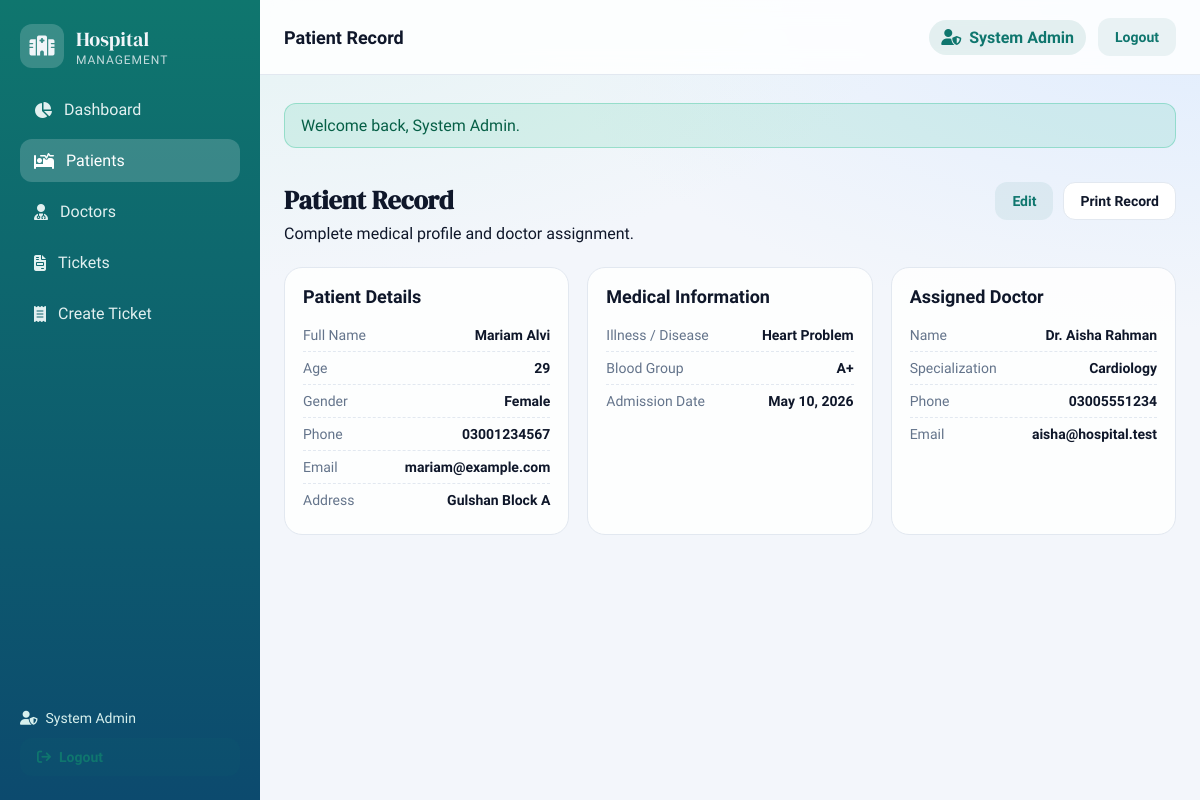
/patient_view.php?id=1 (signed in), run on the app's committed database.
### tables this page shows
CREATE TABLE patients (
    id INT AUTO_INCREMENT PRIMARY KEY,
    full_name VARCHAR(100) NOT NULL,
    age INT NOT NULL,
    gender VARCHAR(20) NOT NULL,
    phone VARCHAR(20) NOT NULL,
    email VARCHAR(120) NOT NULL,
    address VARCHAR(255) NOT NULL,
    disease VARCHAR(120) NOT NULL,
    blood_group VARCHAR(10) NOT NULL,
    admission_date DATE NOT NULL,
    assigned_doctor_id INT DEFAULT NULL,
    created_at TIMESTAMP DEFAULT CURRENT_TIMESTAMP,
    FOREIGN KEY (assigned_doctor_id) REFERENCES doctors(id) ON DELETE SET NULL
);

CREATE TABLE doctors (
    id INT AUTO_INCREMENT PRIMARY KEY,
    name VARCHAR(100) NOT NULL,
    specialization VARCHAR(120) NOT NULL,
    phone VARCHAR(20) NOT NULL,
    email VARCHAR(120) NOT NULL UNIQUE,
    experience INT NOT NULL,
    created_at TIMESTAMP DEFAULT CURRENT_TIMESTAMP
);

### patient_view.php (the view, shortened to what this page needs)
<?php
require_once __DIR__ . '/includes/bootstrap.php';
$patientId = (int)get('id');
$stmt = mysqli_prepare(
    $conn,
    "SELECT p.*, d.name AS doctor_name, d.specialization, d.phone AS doctor_phone, d.email AS doctor_email
     FROM patients p
     LEFT JOIN doctors d ON p.assigned_doctor_id = d.id
     WHERE p.id = ?");
mysqli_stmt_bind_param($stmt, "i", $patientId);
mysqli_stmt_execute($stmt);
$result = mysqli_stmt_get_result($stmt);
$patient = mysqli_fetch_assoc($result);
include __DIR__ . '/includes/header.php';
?>
<div class="page-header">
    <div>
        <h1>Patient Record</h1>
        <p>Complete medical profile and doctor assignment.</p>
    </div>
    <div class="header-actions">
        <a class="btn btn-ghost" href="patient_edit.php?id=<?php echo $patientId; ?>">Edit</a>
        <a class="btn btn-outline" href="patient_print.php?id=<?php echo $patientId; ?>" target="_blank">Print Record</a>
    </div>
</div>
<div class="details-grid">
    <div class="detail-card">
        <h2>Patient Details</h2>
        <div class="detail-row">
            <span>Full Name</span>
            <strong><?php echo e($patient['full_name']); ?></strong>
        </div>
        <div class="detail-row">
            <span>Age</span>
            <strong><?php echo e($patient['age']); ?></strong>
        </div>
        <div class="detail-row">
            <span>Gender</span>
            <strong><?php echo e($patient['gender']); ?></strong>
        </div>
        <div class="detail-row">
            <span>Phone</span>
            <strong><?php echo e($patient['phone']); ?></strong>
        </div>
        <div class="detail-row">
            <span>Email</span>
            <strong><?php echo e($patient['email']); ?></strong>
        </div>
        <div class="detail-row">
            <span>Address</span>
            <strong><?php echo e($patient['address']); ?></strong>
        </div>
    </div>
    <div class="detail-card">
        <h2>Medical Information</h2>
        <div class="detail-row">
            <span>Illness / Disease</span>
            <strong><?php echo e($patient['disease']); ?></strong>
        </div>
        <div class="detail-row">
            <span>Blood Group</span>
            <strong><?php echo e($patient['blood_group']); ?></strong>
        </div>
        <div class="detail-row">
            <span>Admission Date</span>
            <strong><?php echo e(formatDate($patient['admission_date'])); ?></strong>
        </div>
    </div>
    <div class="detail-card">
        <h2>Assigned Doctor</h2>
        <?php if (!empty($patient['doctor_name'])) : ?>
            <div class="detail-row">
                <span>Name</span>
                <strong><?php echo e($patient['doctor_name']); ?></strong>
            </div>
            <div class="detail-row">
                <span>Specialization</span>
                <strong><?php echo e($patient['specialization']); ?></strong>
            </div>
            <div class="detail-row">
                <span>Phone</span>
                <strong><?php echo e($patient['doctor_phone']); ?></strong>
            </div>
            <div class="detail-row">
                <span>Email</span>
                <strong><?php echo e($patient['doctor_email']); ?></strong>
            </div>
        <?php else : ?>
            <p class="muted">No doctor assigned yet.</p>
        <?php endif; ?>
    </div>
</div>
<?php include __DIR__ . '/includes/footer.php'; ?>

### css/style.css (style rules this page uses)
:root { --body-font: "Sora", sans-serif; --heading-font: "DM Serif Display", serif; --bg: #f3f6fb; --surface: rgba(255, 255, 255, 0.86); --surface-strong: #ffffff; --text: #0f172a; --muted: #64748b; --primary: #0f766e; --primary-dark: #0b5f57; --border: #e2e8f0; --shadow-sm: 0 10px 30px rgba(15, 23, 42, 0.08); --shadow-lg: 0 24px 60px rgba(15, 23, 42, 0.18); }
* { margin: 0; padding: 0; box-sizing: border-box; }
body { font-family: var(--body-font); color: var(--text); background: radial-gradient(1200px 600px at 20% -10%, rgba(223, 242, 241, 0.9) 0%, rgba(223, 242, 241, 0) 60%), radial-gradient(1200px 600px at 100% 0%, rgba(219, 234, 254, 0.8) 0%, rgba(219, 234, 254, 0) 55%), var(--bg); min-height: 100vh; }
a { text-decoration: none; color: inherit; }
.page-header { display: flex; align-items: flex-start; justify-content: space-between; gap: 16px; }
.page-header h1 { font-family: var(--heading-font); font-size: 26px; margin-bottom: 6px; }
.header-actions { display: flex; flex-wrap: wrap; gap: 10px; }
.btn { display: inline-flex; align-items: center; gap: 8px; padding: 10px 16px; border-radius: 12px; border: 1px solid transparent; font-weight: 600; font-size: 14px; cursor: pointer; transition: all 0.2s ease; }
.btn-outline { border-color: var(--border); color: var(--text); background: #ffffff; }
.btn-ghost { background: rgba(15, 118, 110, 0.08); color: var(--primary); }
.details-grid { display: grid; grid-template-columns: repeat(auto-fit, minmax(240px, 1fr)); gap: 18px; }
.detail-card { background: var(--surface); border: 1px solid var(--border); border-radius: 18px; padding: 18px; }
.detail-card h2 { margin-bottom: 12px; font-size: 18px; }
.detail-row { display: flex; justify-content: space-between; padding: 8px 0; border-bottom: 1px dashed var(--border); font-size: 14px; gap: 12px; }
.detail-row:last-child { border-bottom: none; }
.detail-row span { color: var(--muted); }

### data on the page
patients: full_name "Mariam Alvi", age "29", gender "Female", phone "03001234567", email "mariam@example.com", address "Gulshan Block A", disease "Heart Problem", blood_group "A+", admission_date "May 10, 2026", assigned_doctor.name "Dr. Aisha Rahman", assigned_doctor.specialization "Cardiology", assigned_doctor.phone "03005551234", assigned_doctor.email "aisha@hospital.test"

### other printed values
currentAdminName() "System Admin"
$pageTitle "Patient Record"
$flash['message'] "Welcome back, System Admin."
